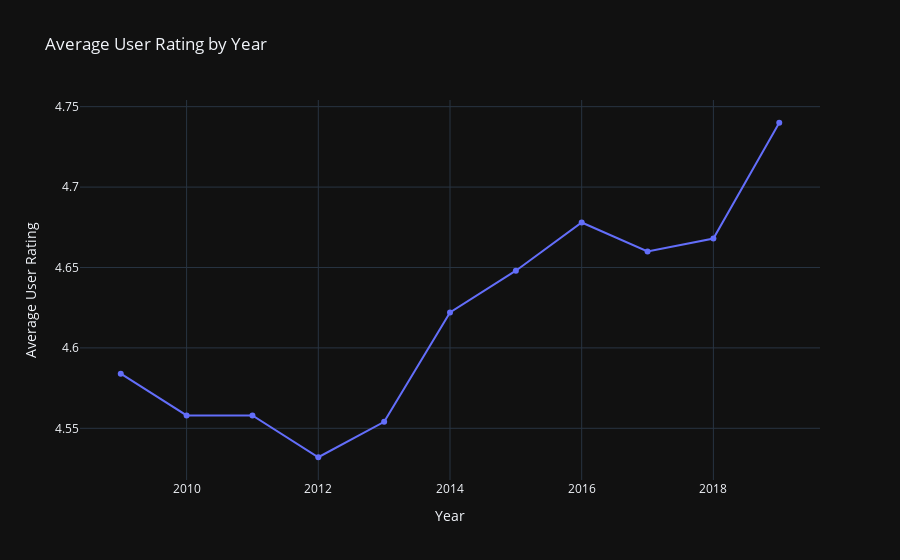

Notebook cell for this chart:
### Code cell
years_df = df.groupby('Year')[['User Rating']].mean().reset_index()
years_df.columns = ['Year', 'Avg_User_Rating']

fig = go.Figure()
fig.add_trace(go.Line(x=years_df['Year'], y=years_df['Avg_User_Rating'], name='Average User Rating'))
fig.update_layout(title='Average User Rating by Year', xaxis_title='Year', yaxis_title='Average User Rating')
fig.show()

### Figure 1 — Plotly figure (JSON) as saved in the notebook; plotly's stock layout.template omitted (floating-point values rounded to 4 significant figures)
{"data": [{"name": "Average User Rating", "x": [2009, 2010, 2011, 2012, 2013, 2014, 2015, 2016, 2017, 2018, 2019], "y": [4.584, 4.558, 4.558, 4.532, 4.554, 4.622, 4.648, 4.678, 4.66, 4.668, 4.74], "type": "scatter"}], "layout": {"title": {"text": "Average User Rating by Year"}, "xaxis": {"title": {"text": "Year"}}, "yaxis": {"title": {"text": "Average User Rating"}}}}
